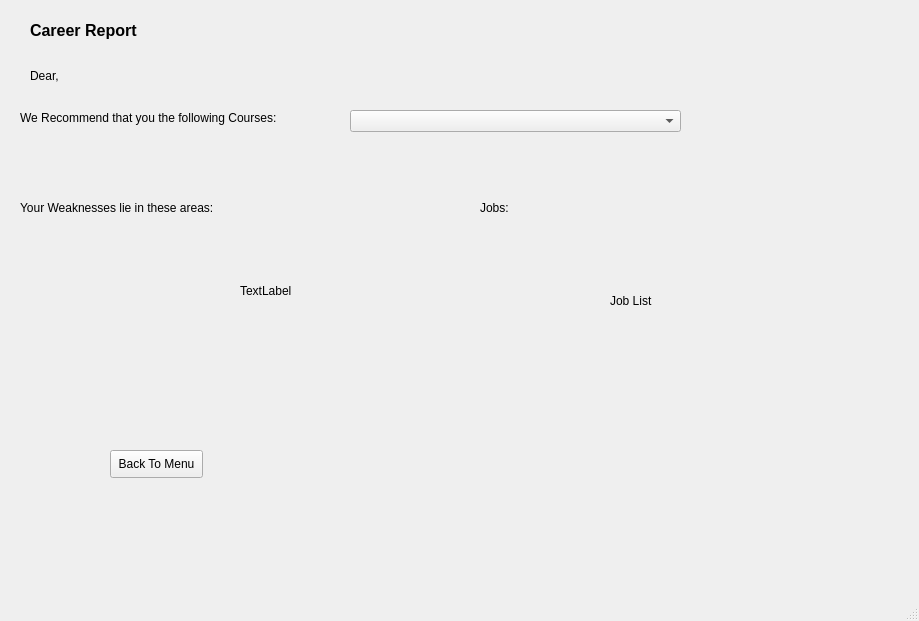
<?xml version="1.0" encoding="UTF-8"?>
<ui version="4.0">
 <class>ReportWindow</class>
 <widget class="QMainWindow" name="ReportWindow">
  <property name="geometry">
   <rect>
    <x>0</x>
    <y>0</y>
    <width>919</width>
    <height>621</height>
   </rect>
  </property>
  <property name="windowTitle">
   <string>Career Report</string>
  </property>
  <widget class="QWidget" name="centralwidget">
   <widget class="QLabel" name="label">
    <property name="geometry">
     <rect>
      <x>30</x>
      <y>10</y>
      <width>161</width>
      <height>41</height>
     </rect>
    </property>
    <property name="font">
     <font>
      <pointsize>12</pointsize>
      <weight>75</weight>
      <bold>true</bold>
     </font>
    </property>
    <property name="text">
     <string>Career Report</string>
    </property>
   </widget>
   <widget class="QLabel" name="StrtMsgLbl">
    <property name="geometry">
     <rect>
      <x>30</x>
      <y>60</y>
      <width>351</width>
      <height>31</height>
     </rect>
    </property>
    <property name="text">
     <string>Dear, </string>
    </property>
   </widget>
   <widget class="QLabel" name="label_2">
    <property name="geometry">
     <rect>
      <x>20</x>
      <y>110</y>
      <width>281</width>
      <height>16</height>
     </rect>
    </property>
    <property name="text">
     <string>We Recommend that you the following Courses:</string>
    </property>
   </widget>
   <widget class="QLabel" name="recomjob">
    <property name="geometry">
     <rect>
      <x>610</x>
      <y>180</y>
      <width>301</width>
      <height>241</height>
     </rect>
    </property>
    <property name="text">
     <string>Job List</string>
    </property>
   </widget>
   <widget class="QLabel" name="label_5">
    <property name="geometry">
     <rect>
      <x>480</x>
      <y>200</y>
      <width>55</width>
      <height>16</height>
     </rect>
    </property>
    <property name="text">
     <string>Jobs:</string>
    </property>
   </widget>
   <widget class="QComboBox" name="RecomCB">
    <property name="geometry">
     <rect>
      <x>350</x>
      <y>110</y>
      <width>331</width>
      <height>22</height>
     </rect>
    </property>
   </widget>
   <widget class="QLabel" name="label_3">
    <property name="geometry">
     <rect>
      <x>20</x>
      <y>200</y>
      <width>211</width>
      <height>16</height>
     </rect>
    </property>
    <property name="text">
     <string>Your Weaknesses lie in these areas:</string>
    </property>
   </widget>
   <widget class="QLabel" name="WeakLbl">
    <property name="geometry">
     <rect>
      <x>240</x>
      <y>200</y>
      <width>181</width>
      <height>181</height>
     </rect>
    </property>
    <property name="text">
     <string>TextLabel</string>
    </property>
   </widget>
   <widget class="QPushButton" name="BackButton">
    <property name="geometry">
     <rect>
      <x>110</x>
      <y>450</y>
      <width>93</width>
      <height>28</height>
     </rect>
    </property>
    <property name="text">
     <string>Back To Menu</string>
    </property>
   </widget>
  </widget>
  <widget class="QMenuBar" name="menubar">
   <property name="geometry">
    <rect>
     <x>0</x>
     <y>0</y>
     <width>919</width>
     <height>26</height>
    </rect>
   </property>
  </widget>
  <widget class="QStatusBar" name="statusbar"/>
 </widget>
 <resources/>
 <connections/>
</ui>
